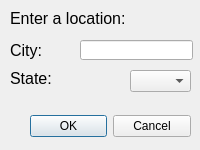
<?xml version="1.0" encoding="UTF-8"?>
<ui version="4.0">
 <class>GetWeather</class>
 <widget class="QDialog" name="GetWeather">
  <property name="geometry">
   <rect>
    <x>0</x>
    <y>0</y>
    <width>200</width>
    <height>150</height>
   </rect>
  </property>
  <property name="windowTitle">
   <string>Dialog</string>
  </property>
  <widget class="QDialogButtonBox" name="buttonBox">
   <property name="geometry">
    <rect>
     <x>30</x>
     <y>110</y>
     <width>161</width>
     <height>32</height>
    </rect>
   </property>
   <property name="orientation">
    <enum>Qt::Horizontal</enum>
   </property>
   <property name="standardButtons">
    <set>QDialogButtonBox::Cancel|QDialogButtonBox::Ok</set>
   </property>
  </widget>
  <widget class="QLabel" name="label">
   <property name="geometry">
    <rect>
     <x>10</x>
     <y>40</y>
     <width>41</width>
     <height>20</height>
    </rect>
   </property>
   <property name="font">
    <font>
     <pointsize>12</pointsize>
    </font>
   </property>
   <property name="text">
    <string>City: </string>
   </property>
   <property name="scaledContents">
    <bool>false</bool>
   </property>
  </widget>
  <widget class="QComboBox" name="comboBox">
   <property name="geometry">
    <rect>
     <x>130</x>
     <y>70</y>
     <width>61</width>
     <height>22</height>
    </rect>
   </property>
   <property name="editable">
    <bool>false</bool>
   </property>
   <property name="currentText">
    <string/>
   </property>
  </widget>
  <widget class="QLabel" name="label_2">
   <property name="geometry">
    <rect>
     <x>10</x>
     <y>70</y>
     <width>41</width>
     <height>16</height>
    </rect>
   </property>
   <property name="font">
    <font>
     <pointsize>12</pointsize>
    </font>
   </property>
   <property name="text">
    <string>State:</string>
   </property>
  </widget>
  <widget class="QLabel" name="label_3">
   <property name="geometry">
    <rect>
     <x>10</x>
     <y>10</y>
     <width>121</width>
     <height>16</height>
    </rect>
   </property>
   <property name="font">
    <font>
     <pointsize>12</pointsize>
    </font>
   </property>
   <property name="text">
    <string>Enter a location:</string>
   </property>
  </widget>
  <widget class="QLineEdit" name="lineEdit">
   <property name="geometry">
    <rect>
     <x>80</x>
     <y>40</y>
     <width>113</width>
     <height>20</height>
    </rect>
   </property>
   <property name="font">
    <font>
     <pointsize>10</pointsize>
    </font>
   </property>
   <property name="text">
    <string/>
   </property>
  </widget>
 </widget>
 <resources/>
 <connections>
  <connection>
   <sender>buttonBox</sender>
   <signal>accepted()</signal>
   <receiver>GetWeather</receiver>
   <slot>accept()</slot>
   <hints>
    <hint type="sourcelabel">
     <x>248</x>
     <y>254</y>
    </hint>
    <hint type="destinationlabel">
     <x>157</x>
     <y>274</y>
    </hint>
   </hints>
  </connection>
  <connection>
   <sender>buttonBox</sender>
   <signal>rejected()</signal>
   <receiver>GetWeather</receiver>
   <slot>reject()</slot>
   <hints>
    <hint type="sourcelabel">
     <x>316</x>
     <y>260</y>
    </hint>
    <hint type="destinationlabel">
     <x>286</x>
     <y>274</y>
    </hint>
   </hints>
  </connection>
 </connections>
</ui>
